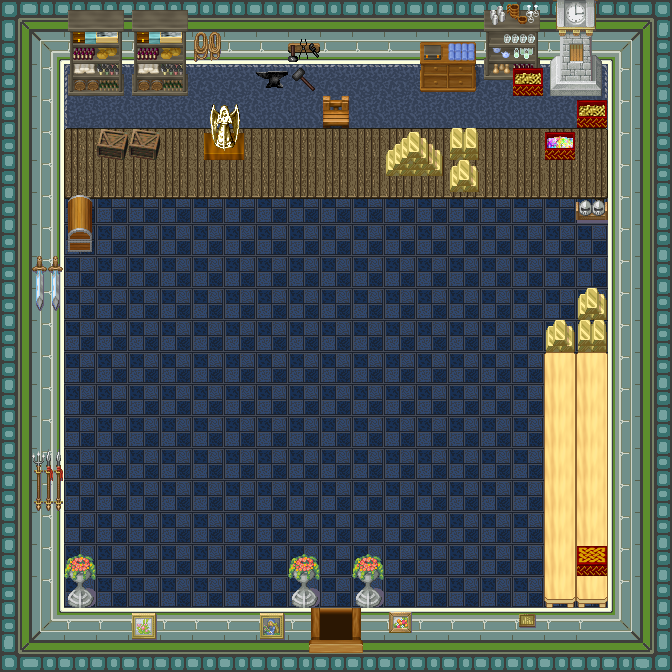

A 2D game scene composited from a Tiled map and its tileset images. What follows is a short description and the map's XML, with each tile layer's data collapsed to a summary:
An orthogonal 21x21 tile map with 32x32 px tiles, 5 tile layers (0_floor, 1_terrain, 2_object, 3_roof, ...), 2 hidden layers not drawn, 24 tilesets.

<map version="1.2" tiledversion="1.2.2" orientation="orthogonal" renderorder="right-down" width="21" height="21" tilewidth="32" tileheight="32" infinite="0" nextlayerid="8" nextobjectid="1">
 <tileset firstgid="1" name="int_green_blue_2" tilewidth="32" tileheight="32" tilecount="8" columns="4">
  <image source="../../tileset/building/wall/int_green_blue_2.png" width="128" height="64" />
 </tileset>
 <tileset firstgid="9" name="int_blue_green" tilewidth="32" tileheight="32" tilecount="16" columns="4">
  <image source="../../tileset/building/wall/int_blue_green.png" width="128" height="128" />
 </tileset>
 <tileset firstgid="25" name="int_green_blue" tilewidth="32" tileheight="32" tilecount="16" columns="4">
  <image source="../../tileset/building/wall/int_green_blue.png" width="128" height="128" />
 </tileset>
 <tileset firstgid="41" name="floor_tiles" tilewidth="32" tileheight="32" tilecount="9" columns="3">
  <image source="../../tileset/ground/indoor/floor_tiles.png" width="96" height="96" />
 </tileset>
 <tileset firstgid="50" name="vendors_table" tilewidth="32" tileheight="32" tilecount="35" columns="7">
  <image source="../../tileset/furniture/table/vendors_table.png" width="224" height="160" />
 </tileset>
 <tileset firstgid="85" name="wooden_pale" tilewidth="32" tileheight="32" tilecount="4" columns="2">
  <image source="../../tileset/furniture/chair/wooden_pale.png" width="64" height="64" />
 </tileset>
 <tileset firstgid="89" name="long_front_on_pale" tilewidth="32" tileheight="32" tilecount="3" columns="1">
  <image source="../../tileset/furniture/table/long_front_on_pale.png" width="32" height="96" />
 </tileset>
 <tileset firstgid="92" name="blue" tilewidth="32" tileheight="32" tilecount="9" columns="3">
  <image source="../../tileset/furniture/carpet/blue.png" width="96" height="96" />
 </tileset>
 <tileset firstgid="101" name="stone_clock" tilewidth="32" tileheight="32" tilecount="8" columns="2">
  <image source="../../tileset/furniture/clock/stone_clock.png" width="64" height="128" />
 </tileset>
 <tileset firstgid="109" name="shelf_3" tilewidth="32" tileheight="32" tilecount="10" columns="2">
  <image source="../../tileset/furniture/shelve/shelf_3.png" width="64" height="160" />
 </tileset>
 <tileset firstgid="119" name="small_shelf" tilewidth="32" tileheight="32" tilecount="8" columns="2">
  <image source="../../tileset/furniture/shelve/small_shelf.png" width="64" height="128" />
 </tileset>
 <tileset firstgid="127" name="item_shelf" tilewidth="32" tileheight="32" tilecount="6" columns="2">
  <image source="../../tileset/furniture/shelve/item_shelf.png" width="64" height="96" />
 </tileset>
 <tileset firstgid="133" name="chest_2" tilewidth="32" tileheight="32" tilecount="6" columns="3">
  <image source="../../tileset/item/chest/chest_2.png" width="96" height="64" />
 </tileset>
 <tileset firstgid="139" name="chests_red" tilewidth="32" tileheight="32" tilecount="4" columns="2">
  <image source="../../tileset/item/chest/chests_red.png" width="64" height="64" />
 </tileset>
 <tileset firstgid="143" name="tools" tilewidth="32" tileheight="32" tilecount="9" columns="3">
  <image source="../../tileset/item/tools.png" width="96" height="96" />
 </tileset>
 <tileset firstgid="152" name="flakon_kwiaty" tilewidth="32" tileheight="32" tilecount="2" columns="1">
  <image source="../../tileset/pol/natura/kwiaty/flakon_kwiaty.png" width="32" height="64" />
 </tileset>
 <tileset firstgid="154" name="miecze" tilewidth="32" tileheight="32" tilecount="24" columns="6">
  <image source="../../tileset/pol/wyposazenie/miecze.png" width="192" height="128" />
 </tileset>
 <tileset firstgid="178" name="polki_obrazy" tilewidth="32" tileheight="32" tilecount="8" columns="8">
  <image source="../../tileset/pol/wyposazenie/polki_obrazy.png" width="256" height="32" />
 </tileset>
 <tileset firstgid="186" name="present" tilewidth="32" tileheight="32" tilecount="5" columns="5">
  <image source="../../tileset/pol/wyposazenie/present.png" width="160" height="32" />
 </tileset>
 <tileset firstgid="191" name="sztabki_zlota" tilewidth="32" tileheight="32" tilecount="6" columns="2">
  <image source="../../tileset/pol/wyposazenie/sztabki_zlota.png" width="64" height="96" />
 </tileset>
 <tileset firstgid="197" name="goddess_icon" tilewidth="32" tileheight="32" tilecount="4" columns="2">
  <image source="../../tileset/item/statue/goddess_icon.png" width="64" height="64" />
 </tileset>
 <tileset firstgid="201" name="protection" tilewidth="32" tileheight="32" tilecount="2" columns="2">
  <image source="../../tileset/logic/protection.png" width="64" height="32" />
 </tileset>
 <tileset firstgid="203" name="collision" tilewidth="32" tileheight="32" tilecount="1" columns="1">
  <image source="../../tileset/logic/collision.png" width="32" height="32" />
 </tileset>
 <tileset firstgid="204" name="door_s" tilewidth="32" tileheight="32" tilecount="6" columns="3">
  <image source="../../tileset/building/door/door_s.png" width="96" height="64" />
 </tileset>
 <layer id="1" name="0_floor" width="21" height="21">
  <data>[441 cells, 441 non-empty, 6 distinct tile ids]</data>
 </layer>
 <layer id="2" name="1_terrain" width="21" height="21">
  <data>[441 cells, 224 non-empty, 39 distinct tile ids]</data>
 </layer>
 <layer id="3" name="2_object" width="21" height="21">
  <data>[441 cells, 60 non-empty, 38 distinct tile ids]</data>
 </layer>
 <layer id="4" name="3_roof" width="21" height="21">
  <data>[441 cells, 26 non-empty, 20 distinct tile ids]</data>
 </layer>
 <layer id="5" name="objects" width="21" height="21">
  <data>[441 cells, 0 non-empty, 0 distinct tile ids]</data>
 </layer>
 <layer id="6" name="collision" width="21" height="21" visible="0">
  <data>[441 cells, 218 non-empty, 1 distinct tile ids]</data>
 </layer>
 <layer id="7" name="protection" width="21" height="21" visible="0">
  <data>[441 cells, 441 non-empty, 1 distinct tile ids]</data>
 </layer>
</map>
